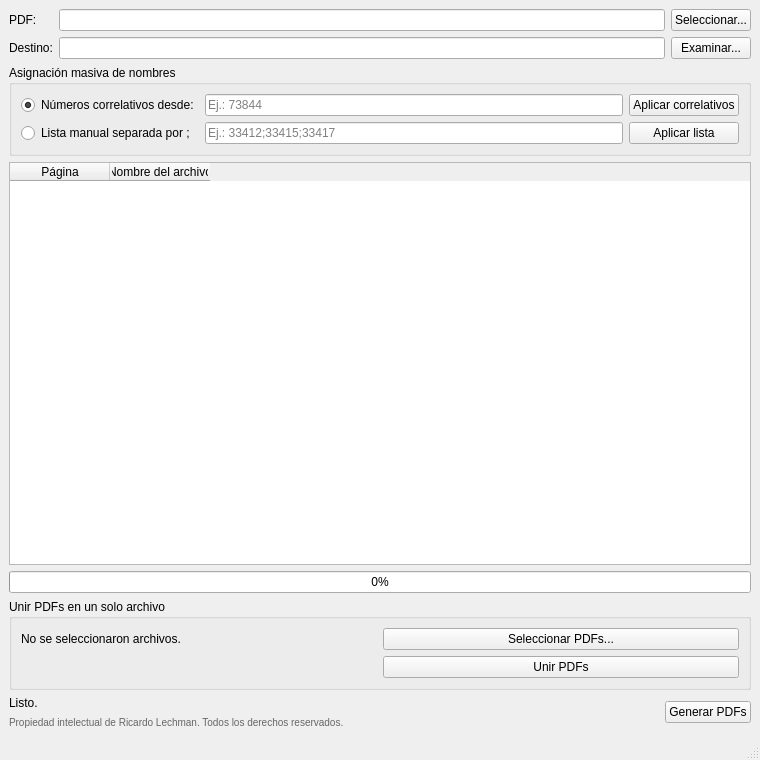
<?xml version="1.0" encoding="UTF-8"?>
<ui version="4.0">
 <class>MainWindow</class>
 <widget class="QMainWindow" name="MainWindow">
  <property name="geometry"><rect><x>0</x><y>0</y><width>760</width><height>760</height></rect></property>
  <property name="windowTitle"><string>PDF Splitter</string></property>
  <widget class="QWidget" name="centralwidget">
   <layout class="QVBoxLayout" name="verticalLayout">
    <item><layout class="QGridLayout" name="pathsLayout">
     <item row="0" column="0"><widget class="QLabel" name="labelPdf"><property name="text"><string>PDF:</string></property></widget></item>
     <item row="0" column="1"><widget class="QLineEdit" name="txtPdf"><property name="readOnly"><bool>true</bool></property></widget></item>
     <item row="0" column="2"><widget class="QPushButton" name="btnSeleccionarPdf"><property name="text"><string>Seleccionar...</string></property></widget></item>
     <item row="1" column="0"><widget class="QLabel" name="labelDestino"><property name="text"><string>Destino:</string></property></widget></item>
     <item row="1" column="1"><widget class="QLineEdit" name="txtDestino"><property name="readOnly"><bool>true</bool></property></widget></item>
     <item row="1" column="2"><widget class="QPushButton" name="btnDestino"><property name="text"><string>Examinar...</string></property></widget></item>
    </layout></item>
    <item><widget class="QGroupBox" name="groupAsignacion"><property name="title"><string>Asignación masiva de nombres</string></property><layout class="QGridLayout" name="assignmentLayout">
     <item row="0" column="0"><widget class="QRadioButton" name="rdoCorrelativos"><property name="text"><string>Números correlativos desde:</string></property><property name="checked"><bool>true</bool></property></widget></item>
     <item row="0" column="1"><widget class="QLineEdit" name="txtInicioSecuencia"><property name="placeholderText"><string>Ej.: 73844</string></property></widget></item>
     <item row="0" column="2"><widget class="QPushButton" name="btnCompletarSecuencia"><property name="text"><string>Aplicar correlativos</string></property></widget></item>
     <item row="1" column="0"><widget class="QRadioButton" name="rdoListaManual"><property name="text"><string>Lista manual separada por ;</string></property></widget></item>
     <item row="1" column="1"><widget class="QLineEdit" name="txtListaManual"><property name="placeholderText"><string>Ej.: 33412;33415;33417</string></property></widget></item>
     <item row="1" column="2"><widget class="QPushButton" name="btnAplicarLista"><property name="text"><string>Aplicar lista</string></property></widget></item>
    </layout></widget></item>
    <item><widget class="QTableWidget" name="tblPaginas"><property name="columnCount"><number>2</number></property><column><property name="text"><string>Página</string></property></column><column><property name="text"><string>Nombre del archivo</string></property></column></widget></item>
    <item><widget class="QProgressBar" name="progressBar"><property name="value"><number>0</number></property></widget></item>
    <item><widget class="QGroupBox" name="groupUnir"><property name="title"><string>Unir PDFs en un solo archivo</string></property><layout class="QGridLayout" name="mergeLayout">
     <item row="0" column="0"><widget class="QLabel" name="lblUnirArchivos"><property name="text"><string>No se seleccionaron archivos.</string></property><property name="wordWrap"><bool>true</bool></property></widget></item>
     <item row="0" column="1"><widget class="QPushButton" name="btnSeleccionarParaUnir"><property name="text"><string>Seleccionar PDFs...</string></property></widget></item>
     <item row="1" column="1"><widget class="QPushButton" name="btnUnirPdfs"><property name="text"><string>Unir PDFs</string></property></widget></item>
    </layout></widget></item>
    <item><layout class="QHBoxLayout" name="bottomLayout"><item><layout class="QVBoxLayout" name="statusLayout"><item><widget class="QLabel" name="lblEstado"><property name="text"><string>Listo.</string></property></widget></item><item><widget class="QLabel" name="lblCopyright"><property name="text"><string>Propiedad intelectual de Ricardo Lechman. Todos los derechos reservados.</string></property><property name="styleSheet"><string notr="true">color: #666666; font-size: 10px;</string></property></widget></item></layout></item><item><spacer name="bottomSpacer"><property name="orientation"><enum>Qt::Horizontal</enum></property><property name="sizeHint" stdset="0"><size><width>40</width><height>20</height></size></property></spacer></item><item><widget class="QPushButton" name="btnGenerar"><property name="text"><string>Generar PDFs</string></property></widget></item></layout></item>
   </layout>
  </widget>
  <widget class="QMenuBar" name="menubar"/>
  <widget class="QStatusBar" name="statusbar"/>
 </widget>
 <resources/><connections/>
</ui>
